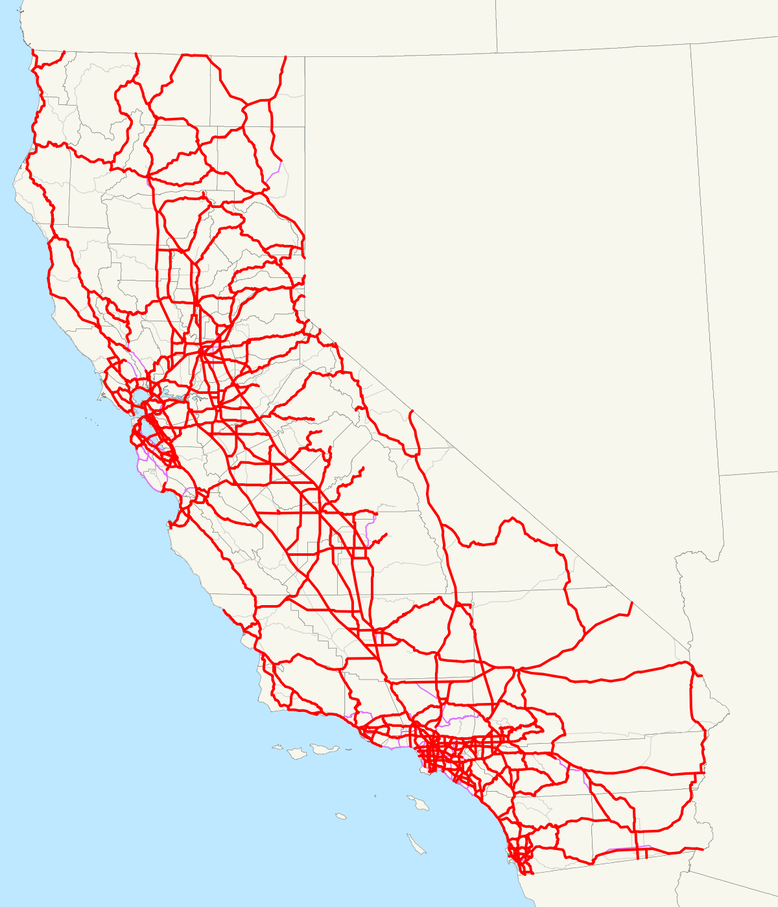
#> input picture images/freeways_image.png, 778 x 907 px, shrunk from 1200 x 1400 before the run, found by its file name
$ jupyter execute set_freeway_dist.ipynb
#> lines starting #> are read from the running program, lines starting #| are printed output that depends on the picture; after the words box and inside, x2 and y2 are one past the last pixel; in counts of white or black regions, pixels touching at a corner belong together; long printed decimals are rounded
[cell 1]
import cv2
import numpy as np
from google.colab.patches import cv2_imshow


image = cv2.imread('/content/drive/MyDrive/noise_rating_modelling/freeways_image.png')
#> image is the input picture: shape (907, 778, 3); mean B, G, R 228.6, 229.8, 232.7

def pixel_from_image(image):
  # Apply image processing to extract highways

  # For example, using Canny edge detection:
  gray_image = cv2.cvtColor(image, cv2.COLOR_BGR2GRAY)
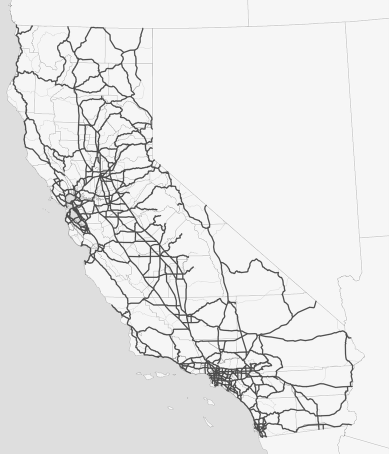
#> gray_image: shape (907, 778) (shown at 1/2 size); min 72, max 255, mean 230.6
  edges = cv2.Canny(gray_image, 50, 150)
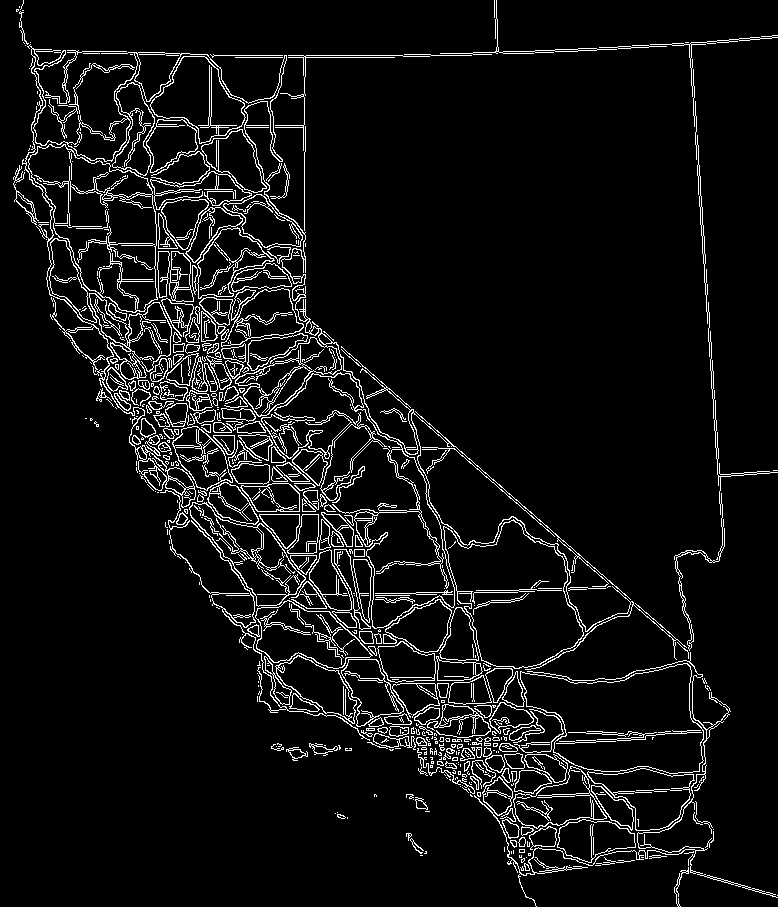
#> edges: shape (907, 778); 6.4% white in thin lines or dots

  # Find contours of the edges
  contours, _ = cv2.findContours(edges, cv2.RETR_EXTERNAL, cv2.CHAIN_APPROX_SIMPLE)
#> contours = 480 contours, 299 with area under 20; largest, box (x1, y1, x2, y2) and area: (520, 663, 704, 774) 13917, (28, 144, 158, 313) 13312, (443, 519, 584, 669) 13208, (274, 372, 455, 629) 9060, (22, 44, 687, 670) 7767

  # Draw contours on the original image
  cv2.drawContours(image, contours, -1, (0, 255, 0), 2)
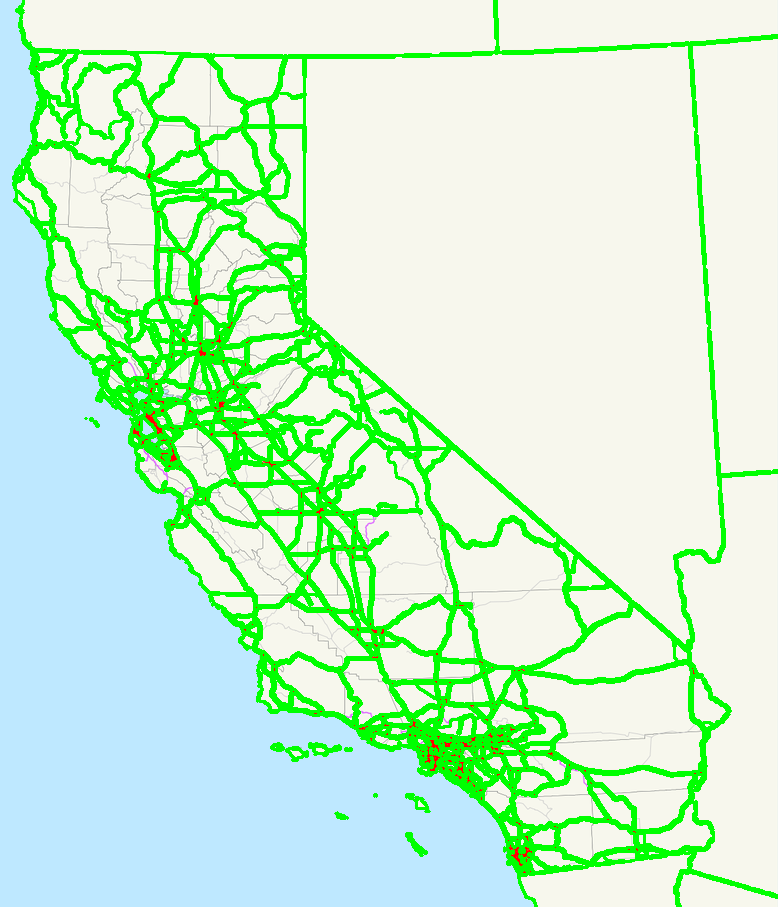
#> image: shape (907, 778, 3); 14.03% of pixels changed, all inside (x1, y1, x2, y2) = (12, 0, 778, 907)

  # Display the image with contours
  cv2_imshow(image)
  cv2.waitKey(0)
  cv2.destroyAllWindows()

  # Extract coordinates
  freeway_coordinates = []
  for contour in contours:
      for point in contour:
          x, y = point[0]
          freeway_coordinates.append((x, y))
#> this loop made 480 passes
#> contour on passes 1, 4, 5: [[777, 895]], [[595, 865], [600, 865]], [[569, 865]]
#> after the loop, freeway_coordinates = 18969 pairs, first value 13 to 777, second value 0 to 906

  # Print the coordinates
  # for coord in freeway_coordinates:
  #     # print(f"Pixel Coordinate: {coord}")

  # # Display the original image and the red-highlighted image
  # # cv2.imshow('Original Image', image)
  # cv2_imshow(red_highlight)
  # cv2.waitKey(0)
  # cv2.destroyAllWindows()

  # # Display or save the coordinates
  # print(freeway_coordinates)
  return freeway_coordinates


def pixel_to_geographic(pixel_coords, geotransform):
    """
    Convert pixel coordinates to geographic coordinates using the provided geotransform.

    Parameters:
    - pixel_coords: List of pixel coordinates [(x1, y1), (x2, y2), ...]
    - geotransform: Geotransform information (tuple of 6 values)

    Returns:
    - List of geographic coordinates [(lon1, lat1), (lon2, lat2), ...]
    """
    lon_lat_coords = []

    for x, y in pixel_coords:
        lon = geotransform[0] + geotransform[1] * x + geotransform[2] * y
        lat = geotransform[3] + geotransform[4] * x + geotransform[5] * y
        lon_lat_coords.append((lat, lon))
    # print(lon_lat_coords)
    return lon_lat_coords

from scipy.spatial.distance import euclidean

def find_nearest_freeway(house_coordinates, geographic_coordinates):
    min_distance = float('inf')
    print("min_distance",min_distance)
    nearest_freeway = None

    for freeway_coords in geographic_coordinates:
        # print(freeway_coords)
        distance = euclidean(house_coordinates, freeway_coords)

        if distance < min_distance:
            min_distance = distance
            nearest_freeway = freeway_coords

    return nearest_freeway, min_distance

[cell 2]
freeway_coordinates = pixel_from_image(image)

# Example usage for 1D vectors:
house_coordinates_1d = (32.76913783812447, -117.05745519773639)

# Check if the image is successfully loaded
if image is not None:
  # Get image height, width, and number of channels
  height, width, channels = image.shape

  print(f"Image Width: {width} pixels")
#| Image Width: 778 pixels
  print(f"Image Height: {height} pixels")
#| Image Height: 907 pixels
  print(f"Number of Channels: {channels}")
#| Number of Channels: 3

else:
  print("Failed to load the image.")

max_lat = 42.002418
min_lat = 32.537805
max_long =-114.152041
min_long = -124.224141

lon_resolution = (max_long - min_long) / width
lat_resolution = (max_lat - min_lat) / height

# Replace with your actual geotransform obtained from the image
geotransform = (min_long, lon_resolution, 0, max_lat, 0, -lat_resolution)

#lets extract geo_corrdinates from freeway pixel
geographic_coordinates = pixel_to_geographic(freeway_coordinates, geotransform)
#> the loop in pixel_to_geographic, `for x, y in pixel_coords:` made 18969 passes
#> (x, y, lon, lat) on passes 1 to 3: (777, 895, -114.2, 32.66), (688, 867, -115.3, 32.96), (688, 869, -115.3, 32.93)
#> after the loop in pixel_to_geographic, `for x, y in pixel_coords:`: lon_lat_coords = 18969 pairs, first value 32.55 to 42, second value -124.1 to -114.2
#> geographic_coordinates has the same summary as lon_lat_coords in pixel_to_geographic

#lets find nearest_freeway
nearest_freeway_1d, min_distance_1d = find_nearest_freeway(house_coordinates_1d, geographic_coordinates)
#> the loop in find_nearest_freeway, `for freeway_coords in geographic_coordinates:` made 18969 passes
#> (distance, min_distance, nearest_freeway) on passes 1, 2, 3, 4, 5, 6, 7, 12: (2.89, 2.89, (32.66, -114.2)), (1.75, 1.75, (32.96, -115.3)), (1.75, 1.75, (32.93, -115.3)), (1.72, 1.72, (32.91, -115.3)), (1.71, 1.71, (32.92, -115.4)), (1.66, 1.66, (32.92, -115.4)), (1.64, 1.64, (32.91, -115.4)), (1.64, 1.64, (32.85, -115.4))
#> after the loop in find_nearest_freeway, `for freeway_coords in geographic_coordinates:`: min_distance = 0.138; nearest_freeway = (32.9, -117.1)
#> nearest_freeway_1d = (32.9, -117.1); min_distance_1d = 0.138

print(f"For house coordinates {house_coordinates_1d}, the nearest freeway is {nearest_freeway_1d} with a distance of {min_distance_1d}")
#| For house coordinates (32.769, -117.057), the nearest freeway is (32.903, -117.091) with a distance of 0.138

$ run again, with images/houses_image.jpg saved as images/freeways_image.png
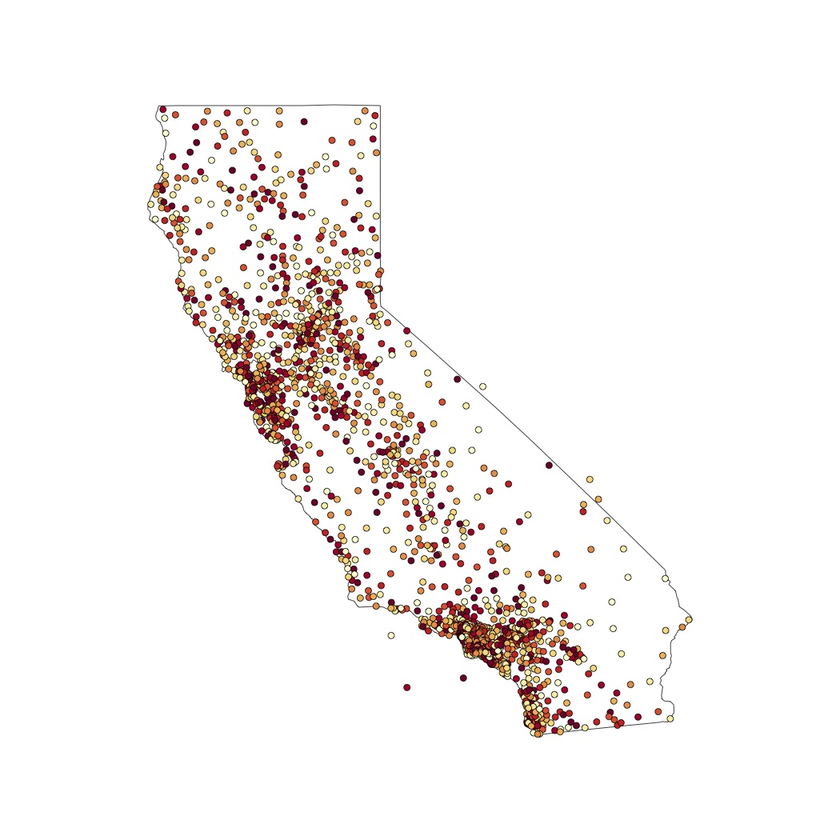
#> input picture images/houses_image.jpg, 840 x 840 px, shrunk from 1050 x 1050 before the run, found by its file name
#> image is the input picture: shape (840, 840, 3); mean B, G, R 243.5, 244.8, 247.8
#> in pixel_from_image, `edges = cv2.Canny(gray_image, 50, 150)`:
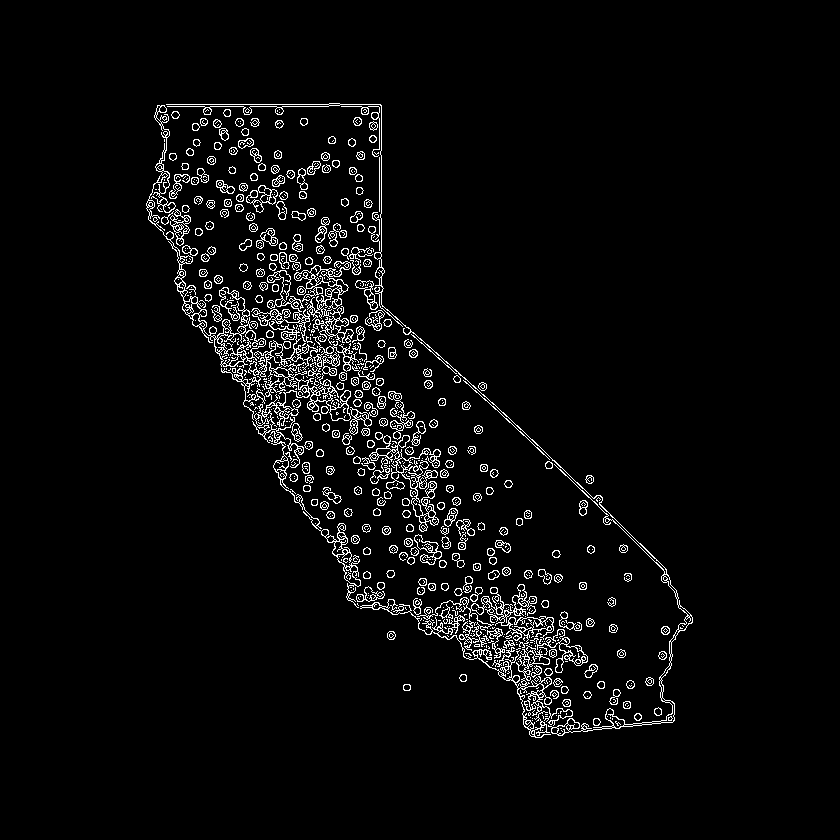
#> edges: shape (840, 840); 3.8% white in thin lines or dots, all inside (x1, y1, x2, y2) = (146, 103, 693, 738)
#> contours = 588 contours, 325 with area under 20; largest, box (x1, y1, x2, y2) and area: (146, 105, 266, 368) 2614, (252, 352, 361, 608) 2450, (166, 103, 693, 736) 1466, (369, 432, 441, 532) 1402, (360, 599, 573, 738) 1300
#> in pixel_from_image, `cv2.drawContours(image, contours, -1, (0, 255, 0), 2)`:
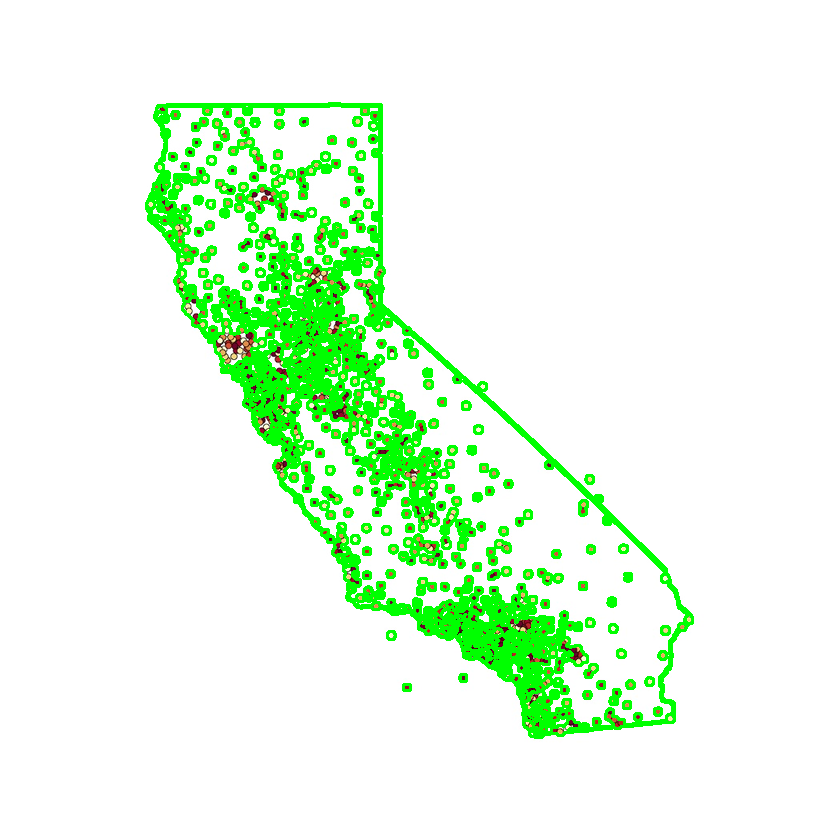
#> image: shape (840, 840, 3); 9.54% of pixels changed, all inside (x1, y1, x2, y2) = (145, 102, 694, 739)
#> the loop in pixel_from_image, `for contour in contours:` made 588 passes
#> contour on passes 1, 2, 4: [[542, 730]], [[532, 720]], [[532, 718]]
#> after the loop in pixel_from_image, `for contour in contours:`: freeway_coordinates = 15250 pairs, first value 146 to 692, second value 103 to 737
#| Image Width: 840 pixels
#| Image Height: 840 pixels
#| Number of Channels: 3
#> the loop in pixel_to_geographic, `for x, y in pixel_coords:` made 15250 passes
#> (x, y, lon, lat) on passes 1 to 3: (542, 730, -117.7, 33.78), (532, 720, -117.8, 33.89), (594, 718, -117.1, 33.91)
#> after the loop in pixel_to_geographic, `for x, y in pixel_coords:`: lon_lat_coords = 15250 pairs, first value 33.7 to 40.84, second value -122.5 to -115.9
#> geographic_coordinates has the same summary as lon_lat_coords in pixel_to_geographic
#> the loop in find_nearest_freeway, `for freeway_coords in geographic_coordinates:` made 15250 passes
#> (distance, min_distance, nearest_freeway) on passes 1, 3, 4, 5, 6, 7: (1.21, 1.21, (33.78, -117.7)), (1.14, 1.14, (33.91, -117.1)), (1.13, 1.13, (33.9, -117.1)), (1.08, 1.08, (33.84, -117.1)), (1.07, 1.07, (33.83, -117.1)), (1.06, 1.06, (33.83, -117.1))
#> after the loop in find_nearest_freeway, `for freeway_coords in geographic_coordinates:`: min_distance = 1.01; nearest_freeway = (33.77, -117.2)
#> min_distance_1d = 1.01
#| For house coordinates (32.769, -117.057), the nearest freeway is (33.766, -117.186) with a distance of 1.005

$ run again, with images/bigger_highways_highlighted_sd.png copied over images/freeways_image.png
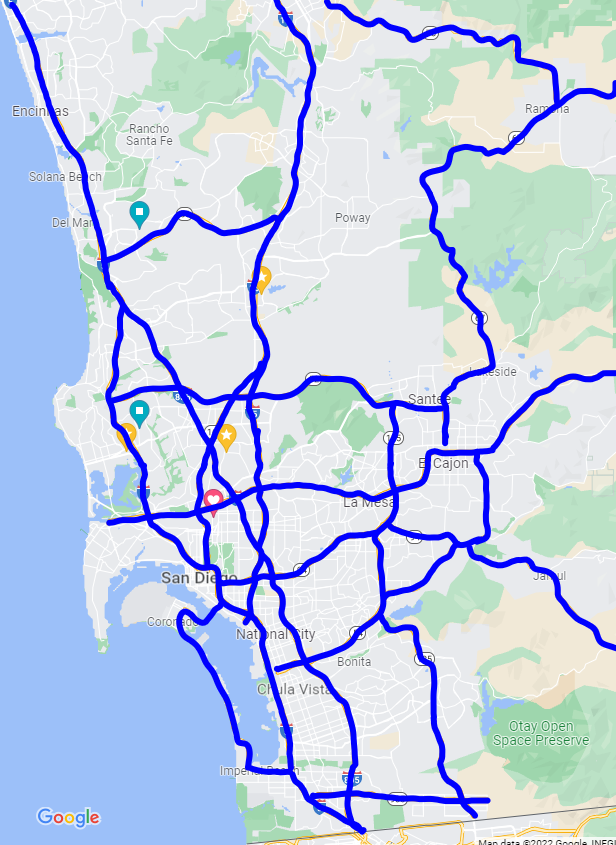
#> input picture images/bigger_highways_highlighted_sd.png, 616 x 845 px, found by its file name
#> image is the input picture: shape (845, 616, 3); mean B, G, R 229.7, 207.1, 192.8
#> in pixel_from_image, `edges = cv2.Canny(gray_image, 50, 150)`:
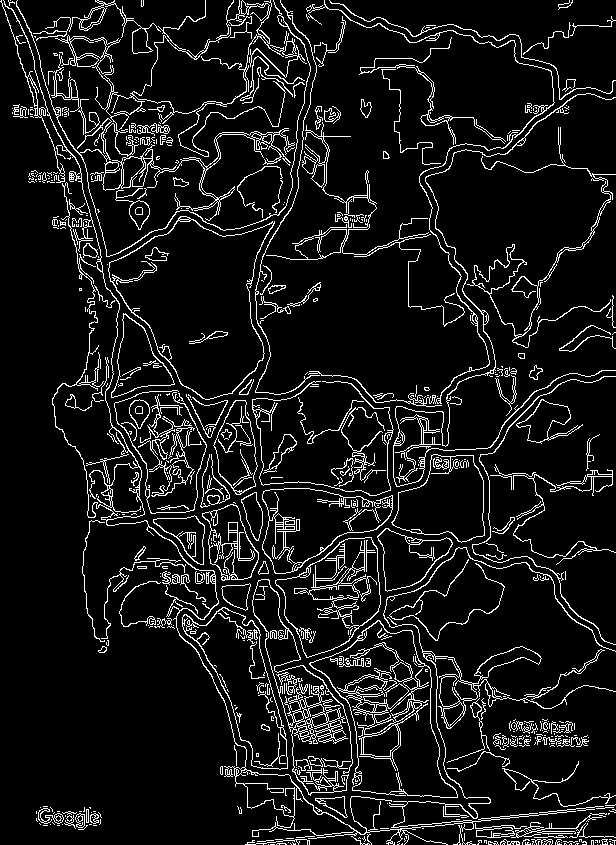
#> edges: shape (845, 616); 8.9% white in thin lines or dots
#> contours = 475 contours, 386 with area under 20; largest, box (x1, y1, x2, y2) and area: (108, 216, 275, 400) 18234, (309, 620, 458, 798) 13902, (16, 0, 311, 257) 10838, (275, 537, 381, 658) 7934, (182, 607, 288, 770) 7598
#> in pixel_from_image, `cv2.drawContours(image, contours, -1, (0, 255, 0), 2)`:
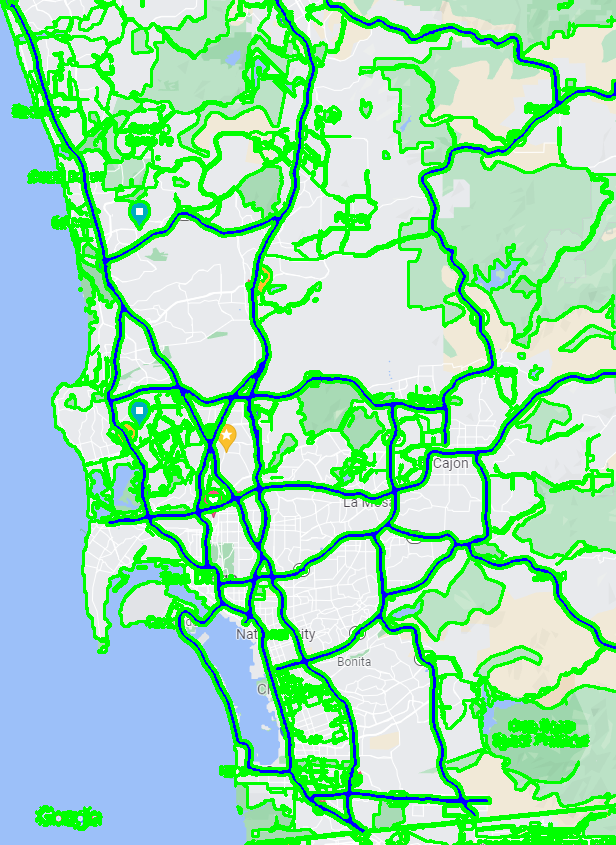
#> image: shape (845, 616, 3); mean B, G, R 179.5, 222.7, 153.3
#> the loop in pixel_from_image, `for contour in contours:` made 475 passes
#> contour on passes 1 to 3: [[600, 844]], [[597, 844]], [[534, 844]]
#> after the loop in pixel_from_image, `for contour in contours:`: freeway_coordinates = 27536 items
#| Image Width: 616 pixels
#| Image Height: 845 pixels
#| Number of Channels: 3
#> the loop in pixel_to_geographic, `for x, y in pixel_coords:` made 27536 passes
#> (x, y, lon, lat) on passes 1 to 3: (600, 844, -114.4, 32.55), (597, 844, -114.5, 32.55), (534, 844, -115.5, 32.55)
#> the loop in find_nearest_freeway, `for freeway_coords in geographic_coordinates:` made 27536 passes
#> (distance, min_distance, nearest_freeway) on passes 1, 2, 3, 26, 412, 414, 424, 425: (2.65, 2.65, (32.55, -114.4)), (2.6, 2.6, (32.55, -114.5)), (1.58, 1.58, (32.55, -115.5)), (0.629, 0.629, (32.56, -117.7)), (0.581, 0.581, (32.62, -117.6)), (0.572, 0.572, (32.59, -117.6)), (0.56, 0.56, (32.64, -117.6)), (0.547, 0.547, (32.63, -117.6))
#> after the loop in find_nearest_freeway, `for freeway_coords in geographic_coordinates:`: min_distance = 0.0465; nearest_freeway = (32.78, -117)
#> min_distance_1d = 0.0465
#| For house coordinates (32.769, -117.057), the nearest freeway is (32.784, -117.013) with a distance of 0.04653
